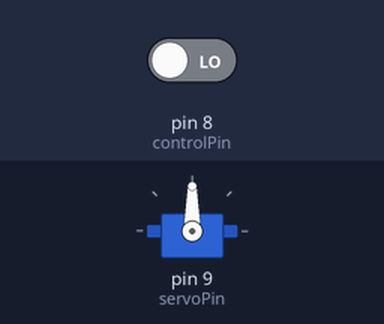
The sketch below on a simulated Arduino Uno, built with avr-gcc and run on an emulated ATmega328P. On the bench: servo. The test bench sets the inputs (shaded band); at power-on: pin 8 (controlPin) LOW.

Above: at 1.2 s.
1.3 s: pin 8 (controlPin) driven HIGH
At 1.76 s:
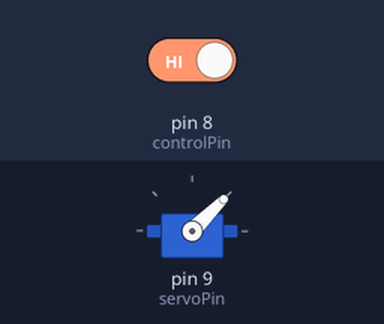
At 2.6 s:
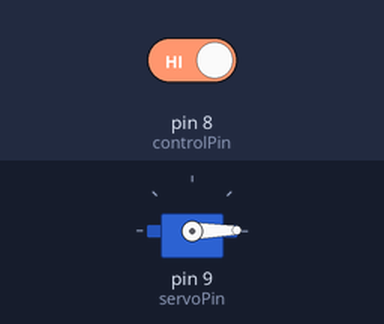
3.6 s: pin 8 (controlPin) driven LOW
At 4.35 s:
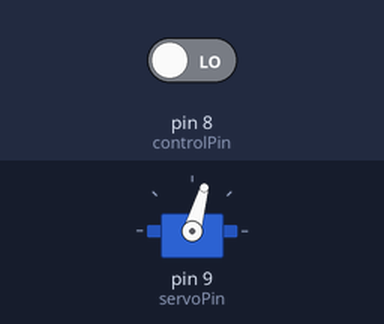
Timing chart, 0 to 6.6 s (numbered marks = the images above; inputs shaded):
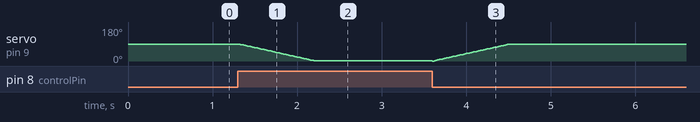

Measured:
- after the input at 1.3 s, servo on pin 9 (servoPin): moves from 90° to 1° over 0.89 s, starting at once

The sketch:

BobaFettServo.ino
```cpp
#include <Servo.h>

int servoPin = 9;
int controlPin = 8;
Servo servo;

int angle = 90;
int down = 0;
int servoSpeed = 10;


// Ste up the servo and attach the pin
void setup()
{
  servo.attach(servoPin);

  // Reset the servo to the 0 position
  servo.write(angle);
}


void loop()
{
    down = digitalRead(controlPin);

    if(angle == 90 && down == 1)
    {
      while(angle != 0)
      {
        servo.write(angle);
        delay(servoSpeed);
        angle--;
      }
    }

    if(angle == 0 && down == 0)
    {
      while(angle != 90)
      {
        servo.write(angle);
        delay(servoSpeed);
        angle++;
      }
    }
}
```
